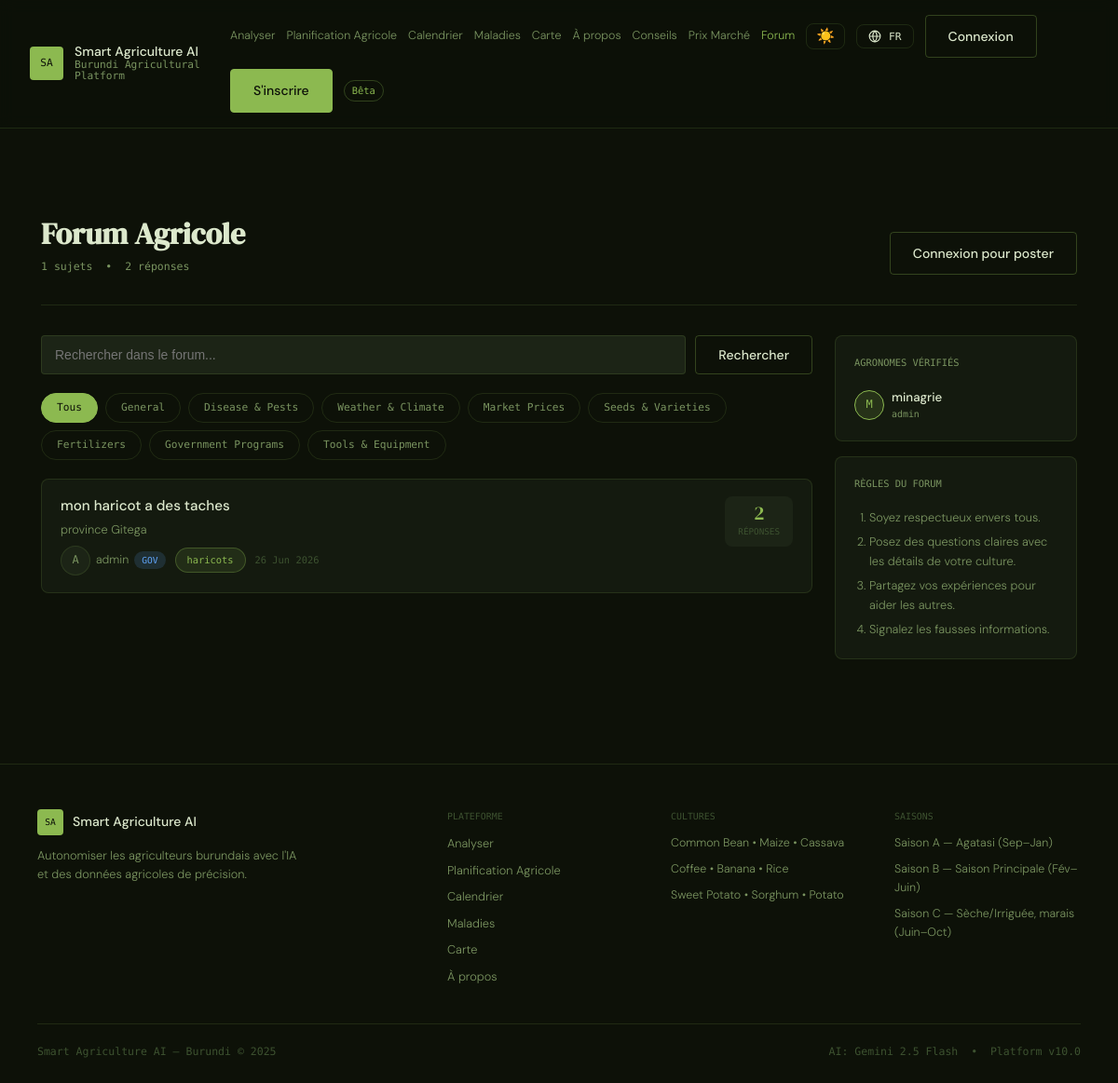
The page /community/forum on the database its author committed.
### models.py (models this page shows, shortened)
class ForumPost(db.Model):
    __tablename__ = "forum_posts"
    id         = db.Column(db.Integer, primary_key=True)
    user_id    = db.Column(db.Integer, db.ForeignKey("users.id"), nullable=False)
    title      = db.Column(db.String(200), nullable=False)
    body       = db.Column(db.Text, nullable=False)
    crop_tag   = db.Column(db.String(80), nullable=True)
    category   = db.Column(db.String(40), nullable=True, default="general")
    is_pinned  = db.Column(db.Boolean, default=False)
    created_at = db.Column(db.DateTime, default=datetime.utcnow)
    updated_at = db.Column(db.DateTime, default=datetime.utcnow)
    replies    = db.relationship("ForumReply", backref="post", lazy=True,
                                  cascade="all, delete-orphan", order_by="ForumReply.created_at")
    @property
    def reply_count(self): return len(self.replies)

class User(UserMixin, db.Model):
    __tablename__ = "users"
    id            = db.Column(db.Integer, primary_key=True)
    username      = db.Column(db.String(64),  unique=True, nullable=False)
    email         = db.Column(db.String(120), unique=True, nullable=False)
    password_hash = db.Column(db.String(256), nullable=False)
    role          = db.Column(db.String(20),  nullable=False, default="farmer")
    language      = db.Column(db.String(5),   nullable=False, default="fr")  # fr | rn | en
    theme         = db.Column(db.String(10),  nullable=False, default="dark") # dark | light
    full_name     = db.Column(db.String(120), nullable=True)
    phone         = db.Column(db.String(30),  nullable=True)
    province      = db.Column(db.String(60),  nullable=True)
    commune       = db.Column(db.String(60),  nullable=True)
    created_at    = db.Column(db.DateTime, default=datetime.utcnow)
    last_login    = db.Column(db.DateTime, nullable=True)
    is_active                = db.Column(db.Boolean, default=True)
    is_verified_professional = db.Column(db.Boolean, default=False)
    analyses      = db.relationship("Analysis", backref="user", lazy=True, cascade="all, delete-orphan")
    farms         = db.relationship("Farm", backref="owner", lazy=True, cascade="all, delete-orphan")
    forum_posts   = db.relationship("ForumPost", backref="author", lazy=True, cascade="all, delete-orphan")
    forum_replies = db.relationship("ForumReply", backref="author", lazy=True, cascade="all, delete-orphan")
    sent_messages = db.relationship("DirectMessage", foreign_keys="DirectMessage.sender_id", backref="sender", lazy=True, cascade="all, delete-orphan")
    recv_messages = db.relationship("DirectMessage", foreign_keys="DirectMessage.receiver_id", backref="receiver", lazy=True)

### community_routes.py (the view)
@community_bp.route("/forum")
def forum():
    cat   = request.args.get("cat", "all")
    q     = request.args.get("q", "").strip()
    page  = int(request.args.get("page", 1))
    per_page = 20
    posts_q = ForumPost.query
    if cat != "all":
        posts_q = posts_q.filter_by(category=cat)
    if q:
        posts_q = posts_q.filter(
            or_(ForumPost.title.ilike(f"%{q}%"), ForumPost.body.ilike(f"%{q}%"))
        )
    posts_q = posts_q.order_by(ForumPost.is_pinned.desc(), ForumPost.updated_at.desc())
    total   = posts_q.count()
    posts   = posts_q.offset((page - 1) * per_page).limit(per_page).all()
    total_pages = (total + per_page - 1) // per_page
    total_posts   = ForumPost.query.count()
    total_replies = ForumReply.query.count()
    professionals = User.query.filter_by(is_verified_professional=True).all()
    return render_template("community/forum.html",
        posts=posts, categories=FORUM_CATEGORIES, current_cat=cat,
        q=q, page=page, total_pages=total_pages, total=total,
        total_posts=total_posts, total_replies=total_replies,
        professionals=professionals)

### app.py (called while the page is built)
def get_current_lang():
    if current_user.is_authenticated and current_user.language in SUPPORTED_LANGS:
        return current_user.language
    return session.get("lang", DEFAULT_LANG)

def get_current_theme():
    if current_user.is_authenticated and current_user.theme in ("dark","light"):
        return current_user.theme
    return session.get("theme", "dark")

@app.context_processor
def inject_translation():
    lang  = get_current_lang()
    theme = get_current_theme()
    return {"t": lambda key: t(key, lang), "current_lang": lang,
            "lang_names": LANG_NAMES, "supported_langs": SUPPORTED_LANGS,
            "current_theme": theme}

### translations.py (called while the page is built)
def t(key: str, lang: str = DEFAULT_LANG) -> str:
    if lang not in SUPPORTED_LANGS:
        lang = DEFAULT_LANG
    entry = STRINGS.get(key)
    if not entry:
        return key  # untranslated key shown as-is, makes missing strings obvious during dev
    return entry.get(lang) or entry.get(DEFAULT_LANG) or key

### templates/community/forum.html (shortened to what this page needs)
{% extends "base.html" %}
{% block content %}
<section class="history-hero">
    <div>
        <h1 class="cal-title">Forum Agricole</h1>
        <p class="cal-subtitle">{{ total_posts }} sujets &nbsp;&bull;&nbsp; {{ total_replies }} réponses</p>
    </div>
    {% if current_user.is_authenticated %}
    <a href="{{ url_for('community.forum_new') }}" class="btn btn--primary">+ Nouveau Sujet</a>
    {% else %}
    <a href="{{ url_for('auth_login') }}" class="btn btn--outline">Connexion pour poster</a>
    {% endif %}
</section>
<div style="display:grid;grid-template-columns:1fr 260px;gap:24px;align-items:start">
    <div>
        <form method="GET" style="display:flex;gap:10px;margin-bottom:20px">
            <input type="text" name="q" value="{{ q }}" class="form-input" placeholder="Rechercher dans le forum..." style="flex:1"/>
            <button type="submit" class="btn btn--outline">Rechercher</button>
        </form>
        <div class="cal-filter-bar" style="margin-bottom:20px">
            <a href="{{ url_for('community.forum') }}" class="cal-filter-btn {% if current_cat=='all' %}active{% endif %}">Tous</a>
            {% for cat_id, cat_label in categories %}
            <a href="{{ url_for('community.forum', cat=cat_id) }}" class="cal-filter-btn {% if current_cat==cat_id %}active{% endif %}">{{ cat_label.split('/')[0].strip() }}</a>
            {% endfor %}
        </div>
        {% if posts %}
        <div style="display:flex;flex-direction:column;gap:10px">
        {% for post in posts %}
        <a href="{{ url_for('community.forum_post', post_id=post.id) }}" style="text-decoration:none;display:block">
            <div class="forum-post-card {% if post.is_pinned %}forum-post-card--pinned{% endif %}">
                <div class="forum-post-top">
                    <div class="forum-post-left">
                        <h2 class="forum-post-title">{{ post.title }}</h2>
                        <p class="forum-post-preview">{{ post.body[:120] }}{% if post.body|length > 120 %}…{% endif %}</p>
                        <div class="forum-post-meta">
                            <span class="forum-author-chip">
                                <span class="forum-avatar">{{ post.author.username[0].upper() }}</span>
                                {{ post.author.username }}
                                {% if post.author.role in ['admin','government'] %}
                                <span class="gov-badge">GOV</span>
                                {% endif %}
                            </span>
                            {% if post.crop_tag %}<span class="about-crop-tag" style="font-size:0.65rem">{{ post.crop_tag }}</span>{% endif %}
                            <span style="font-family:var(--font-mono);font-size:0.65rem;color:var(--color-text-faint)">{{ post.created_at.strftime('%d %b %Y') }}</span>
                        </div>
                    </div>
                    <div class="forum-post-stats">
                        <span class="forum-stat-num">{{ post.reply_count }}</span>
                        <span class="forum-stat-label">réponses</span>
                    </div>
                </div>
            </div>
        </a>
        {% endfor %}
        </div>
        {% endif %}
    </div>
    <div style="display:flex;flex-direction:column;gap:16px">
        <div class="admin-data-card" style="padding:20px">
            <p class="admin-data-title">Agronomes Vérifiés</p>
            {% if professionals %}
            <div style="display:flex;flex-direction:column;gap:10px">
            {% for pro in professionals %}
            <div style="display:flex;align-items:center;justify-content:space-between">
                <div style="display:flex;align-items:center;gap:8px">
                    <span class="forum-avatar forum-avatar--pro">{{ pro.username[0].upper() }}</span>
                    <div>
                        <p style="font-size:0.83rem;font-weight:500">{{ pro.username }}</p>
                        <p style="font-family:var(--font-mono);font-size:0.62rem;color:var(--color-text-muted)">{{ pro.province or pro.role }}</p>
                    </div>
                </div>
            </div>
            {% endfor %}
            </div>
            {% else %}
            <p style="font-size:0.8rem;color:var(--color-text-faint)">Aucun agronome vérifié pour l'instant.</p>
            {% endif %}
        </div>
        <div class="admin-data-card" style="padding:20px">
            <p class="admin-data-title">Règles du Forum</p>
            <ol style="list-style:decimal;padding-left:16px;font-size:0.8rem;color:var(--color-text-muted);display:flex;flex-direction:column;gap:6px">
                <li>Soyez respectueux envers tous.</li>
                <li>Posez des questions claires avec les détails de votre culture.</li>
                <li>Partagez vos expériences pour aider les autres.</li>
                <li>Signalez les fausses informations.</li>
            </ol>
        </div>
    </div>
</div>
{% endblock %}

### static/css/main.css (style rules this page uses)
:root { --color-bg:#0d1108;--color-surface:#141a0f;--color-surface-2:#1c2416;--color-border:rgba(140,185,80,0.15);--color-border-strong:rgba(140,185,80,0.3);--color-green:#8cb950;--color-green-dim:rgba(140,185,80,0.12);--color-amber:#c9933a;--color-red:#c94a3a;--color-text:#dce8cc;--color-text-muted:#7a9460;--color-text-faint:#3d5230;--font-display:'DM Serif Display',serif;--font-body:'DM Sans',sans-serif;--font-mono:'DM Mono',monospace;--radius:4px;--radius-lg:8px }
*,*::before,*::after { box-sizing:border-box;margin:0;padding:0 }
body { background:var(--color-bg);color:var(--color-text);font-family:var(--font-body);font-weight:300;line-height:1.6;min-height:100vh;display:flex;flex-direction:column }
a { color:var(--color-green);text-decoration:none }
.btn { display:inline-flex;align-items:center;gap:8px;padding:11px 24px;font-family:var(--font-body);font-size:0.875rem;font-weight:500;border-radius:var(--radius);border:1px solid transparent;cursor:pointer;text-decoration:none;white-space:nowrap }
.btn--outline { background:transparent;color:var(--color-text);border-color:var(--color-border-strong) }
.form-input { background:var(--color-surface-2);border:1px solid var(--color-border);border-radius:var(--radius);padding:10px 14px;font-size:0.875rem;color:var(--color-text);outline:none;width:100% }
.history-hero { display:flex;justify-content:space-between;align-items:flex-end;padding:40px 0 32px;border-bottom:1px solid var(--color-border);margin-bottom:32px;flex-wrap:wrap;gap:16px }
.cal-title { font-family:var(--font-display);font-size:2rem }
.cal-subtitle { font-family:var(--font-mono);font-size:0.72rem;color:var(--color-text-muted) }
.cal-filter-bar { display:flex;gap:8px;flex-wrap:wrap;margin-bottom:28px }
.cal-filter-btn { padding:6px 16px;font-family:var(--font-mono);font-size:0.7rem;background:transparent;border:1px solid var(--color-border);border-radius:999px;color:var(--color-text-muted);cursor:pointer }
.cal-filter-btn.active { background:var(--color-green);border-color:var(--color-green);color:var(--color-bg) }
.admin-data-card { background:var(--color-surface);border:1px solid var(--color-border);border-radius:var(--radius-lg);padding:24px }
.admin-data-title { font-family:var(--font-mono);font-size:0.65rem;text-transform:uppercase;color:var(--color-text-muted);margin-bottom:18px }
.about-crop-tag { font-size:0.75rem;padding:4px 12px;background:var(--color-green-dim);border:1px solid var(--color-border-strong);border-radius:999px;color:var(--color-green);font-family:var(--font-mono) }
.forum-post-card { background:var(--color-surface);border:1px solid var(--color-border);border-radius:var(--radius-lg);padding:18px 20px;transition:border-color 0.15s }
.forum-post-top { display:flex;justify-content:space-between;align-items:flex-start;gap:16px }
.forum-post-left { flex:1;min-width:0 }
.forum-post-title { font-size:0.95rem;font-weight:500;color:var(--color-text);margin-bottom:4px;line-height:1.4 }
.forum-post-preview { font-size:0.8rem;color:var(--color-text-muted);line-height:1.5;margin-bottom:8px }
.forum-post-meta { display:flex;align-items:center;gap:10px;flex-wrap:wrap }
.forum-author-chip { display:flex;align-items:center;gap:6px;font-size:0.78rem;color:var(--color-text-muted) }
.forum-post-stats { display:flex;flex-direction:column;align-items:center;gap:2px;flex-shrink:0;padding:8px 14px;background:var(--color-surface-2);border-radius:var(--radius-lg);min-width:52px;text-align:center }
.forum-stat-num { font-family:var(--font-display);font-size:1.3rem;color:var(--color-green);line-height:1 }
.forum-stat-label { font-family:var(--font-mono);font-size:0.58rem;text-transform:uppercase;color:var(--color-text-faint) }
.forum-avatar { width:32px;height:32px;border-radius:50%;background:var(--color-surface-2);border:1px solid var(--color-border);display:inline-flex;align-items:center;justify-content:center;font-family:var(--font-mono);font-size:0.75rem;font-weight:500;flex-shrink:0 }
.forum-avatar--pro { background:rgba(140,185,80,0.15);border-color:var(--color-green);color:var(--color-green) }
.gov-badge { font-family:var(--font-mono);font-size:0.6rem;padding:2px 8px;border-radius:999px;background:rgba(96,165,250,0.15);color:#60a5fa;text-transform:uppercase }

### rows shown on the page
ForumPost: title "mon haricot a des taches", body "province Gitega", author "A", author.username "admin", crop_tag "haricots", created_at "26 Jun 2026", reply_count "2"
User: username "M", username "minagrie", province+role "admin"

### other values the page prints
{{ t('nav.analyze') }} "Analyser"
{{ t('nav.farm_planning') }} "Planification Agricole"
{{ t('nav.calendar') }} "Calendrier"
{{ t('nav.diseases') }} "Maladies"
{{ t('nav.map') }} "Carte"
{{ t('nav.about') }} "À propos"
{{ current_lang|upper }} "FR"
{{ t('nav.login') }} "Connexion"
{{ t('nav.register') }} "S'inscrire"
{{ t('nav.beta') }} "Bêta"
{{ total_posts }} "1"
{{ total_replies }} "2"
{{ cat_label.split('/')[0].strip() }} "General" "Disease & Pests" "Weather & Climate" "Market Prices" "Seeds & Varieties" "Fertilizers" "Government Programs" "Tools & Equipment"
{{ t('footer.tagline') }} "Autonomiser les agriculteurs burundais avec l'IA et des données agricoles de précision."
{{ t('footer.platform') }} "PLATEFORME"
